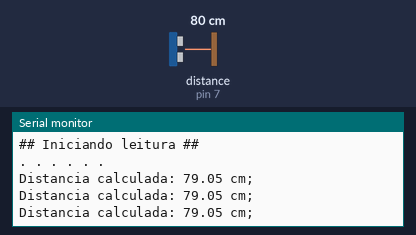
Recording of a sketch running on a simulated Arduino Uno, built with avr-gcc and run on an emulated ATmega328P. On the bench: the last lines printed to the serial monitor. Wiring (inferred from the names in the program): ultrasonic range finder: trigger pin 6; echo pin 7. Inputs (shaded band) come from the test bench; at power-on: distance to the obstacle (sensor on pin 7) 80 cm. The echo pulse lasts 58.3 µs per cm.

Above: at 1.3 s.
1.4 s: distance to the obstacle (sensor on pin 7) set to 2 cm
At 1.9 s:
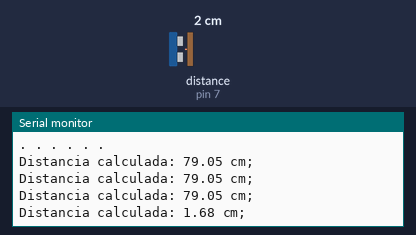
2.9 s: distance to the obstacle (sensor on pin 7) set to 4 cm
At 3.4 s:
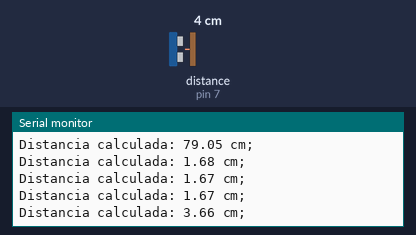
Timing chart, 0 to 5.9 s (numbered marks = the images above; inputs shaded):
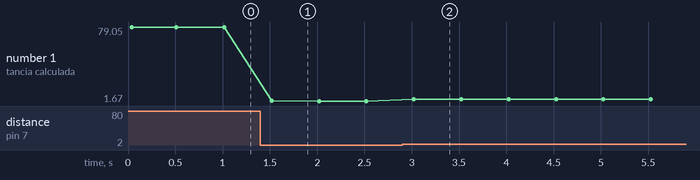

Measured:
- after the input at 1.4 s, the serial monitor: prints a new line after 0.12 s (image 1)
- after the input at 2.9 s, the serial monitor: prints a new line after 0.12 s (image 2)
- plotted number 1: 79.05 → 1.67 after the input at 1.4 s, 1.67 → 3.66 after the input at 2.9 s

The sketch:

Ultrassonico.ino
```cpp
// MADE BY: Matheus Martins de Sousa //
//
// O presente projeto é aberto a correções
// Use com sabedoria!
// :)
//

//PORTAS CONECTADAS
const int pinoTrig = 6;                 //(Envia sinal ultrassonico)
const int pinoEcho = 7;                 //(Recebe sinal enviado)

//VARIÁVEIS UTILIZADAS
unsigned long travel;
float distancia_metros;                 //Variavel que armazena distancia em metros
float distancia;                        //Variavel que armazena distancia em centrímetros
float velocidade_som = 0.00034029;      //Velocidade do som em metros por microssegundo

//DEFINIÇÕES DE ESTADOS
void setup(){
  pinMode(pinoEcho, INPUT);             //Define pino de entrada
  pinMode(pinoTrig, OUTPUT);            //Define pino de saida
  Serial.begin(9600);                   //Inicia porta serial
  Serial.println("## Iniciando leitura ##");
  Serial.println(". . . . . .");
}

//EXECUÇÃO DO PROGRAMA
void loop(){
  sinal();
  travel = pulseIn(pinoEcho, HIGH);
  distancia_metros = travel*velocidade_som/2;   //O sinal faz ida e volta, por isso, divide-se por 2
  distancia = distancia_metros*100;             //"1 metro = 100 centimetros"

  Serial.print("Distancia calculada: ");
  Serial.print(distancia);
  Serial.println(" cm;");
  delay(500);
}

// FUNÇÃO: Responsavel por mandar um pulso ultrassonico
void sinal()
{
  digitalWrite (pinoTrig, HIGH);        //Pino trig emite um pulso ultrassonico de 10 microssegundos
  delayMicroseconds(10);
  digitalWrite (pinoTrig, LOW);         //Pino trig volta ao estado latente (sem emitir sinal);
}
```
